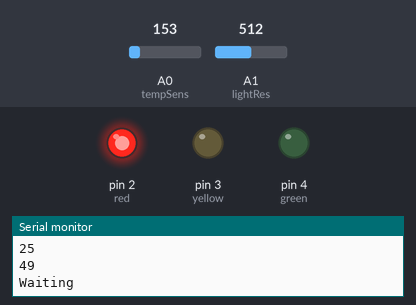
A sketch run on a simulated Arduino Uno, built with avr-gcc and run on an emulated ATmega328P. Parts: output pins drawn as LEDs (lit = HIGH), the last lines printed to the serial monitor. The test bench sets the inputs (shaded band); at power-on: A0 (tempSens) = 153, A1 (lightRes) = 512.

Above: at 1.3 s.
1.4 s: A0 (tempSens) set to 139
At 2.7 s:
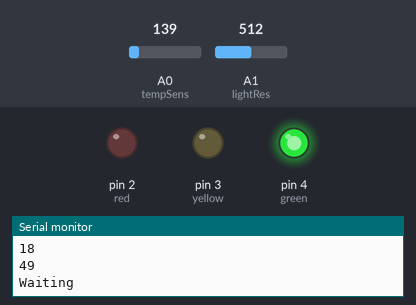
3.0 s: A1 (lightRes) set to 598
4.5 s: A1 (lightRes) set to 624
At 5.3 s:
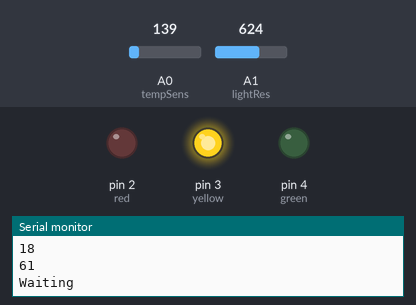
6.0 s: A1 (lightRes) set to 511
At 6.5 s:
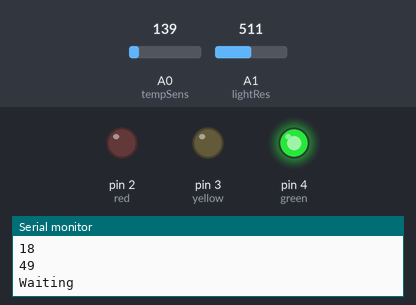
7.5 s: A1 (lightRes) set to 716
At 8.9 s:
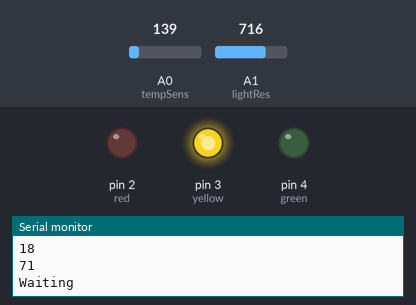
Timing chart, 0 to 10.0 s (numbered marks = the images above; inputs shaded):
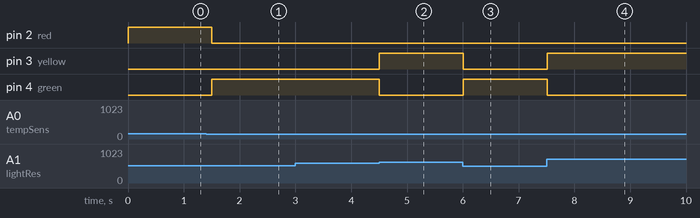

Measured:
- the behaviour switches between 145 and 144 on A0 (tempSens) (found by bisection; images 0 and 1)
- the behaviour switches between 615 and 616 on A1 (lightRes) (found by bisection; images 1 and 2)
- after the input at 1.4 s, pin 2 (red): HIGH → LOW after 0.10 s; pin 4 (green): LOW → HIGH after 0.10 s
- after the input at 4.5 s, pin 3 (yellow): LOW → HIGH at once; pin 4 (green): HIGH → LOW at once
- after the input at 6.0 s, pin 3 (yellow): HIGH → LOW at once; pin 4 (green): LOW → HIGH at once
- after the input at 7.5 s, pin 3 (yellow): LOW → HIGH at once; pin 4 (green): HIGH → LOW at once

The sketch:

task2.ino
```cpp
// (C) Lucas Holter, Cornelia Olofsson, Rizwan Rafiq, group: 18 (2024)
// Work package 2
// Exercise 2
// Submission code: 655738

#define lightRes A1
#define tempSens A0
#define green 4
#define yellow 3
#define red 2


void setup() //Setup function, this will be the first thing to happen in the program
{
  pinMode(lightRes, INPUT); //Sets pin A3 to input
  pinMode(tempSens, INPUT); //Sets pin A3 to input
  pinMode(green, OUTPUT); //Sets pin 13 to output
  pinMode(red, OUTPUT); //Sets pin 12 to output
  pinMode(yellow, OUTPUT); //Sets pin 11 ti output
  Serial.begin(9600); //Begin serial with the bandwidth of 9600
}

void loop() //Loop function, thiw is in essence a perpetual loop
{
  int temp = 0; //Initialize variable temp, this will hold temmperature reading
  int light = 0; //Initialize variable light, this will hold the light reading
  while(1){
    light = analogRead(lightRes); //Read the analog pin A4, which is the light sensor, this will give us the voltage of pin A4
  	temp = analogRead(tempSens); //Read the analog pin A3, which is the temperature sensor, this will give us the voltage of pin A3

	//Scaling factor found online
  	temp = map((temp-20)*3.04,0, 1023, -40, 125); //Mapping used found here: https://www.instructables.com/TMP36-Temperature-Sensor-Arduino-Tinkercad/
    light = map(light, 54, 974, 0, 100); //Map photoresistors lowest to highest voltage to 0-100. So lowest voltage will corespond to 0, and highest to 100

  	Serial.println(temp); //Print new, converted value of temp to serial monitor
    Serial.println(light); //Print new, converted value of light to serial monitor

	//This if statement checks if the temperature is higher than the coresponding light value should have as described in the assignment.
    if( (light == 0) && (temp >= -12)
      || (((light <= 20) && (light >= 1)) && (temp > 0))
      || (((light <= 60) && (light >= 21)) && ((temp > 20))) ) {
      	digitalWrite(red, HIGH); //If it is, turn on the red light
      	digitalWrite(green, LOW); //Turn off the green light
      	digitalWrite(yellow, LOW); //And turn of the yellow light
    }
	//This if statement checks if the temperature is lower than the coresponding light value should have as described in the assignment.
    else if((((light <= 20) && (light >= 1)) && (temp < -12))
      || (((light <= 60) && (light >= 21)) && (temp < 0))
      || (((light <= 100) && (light >= 61)) && (temp < 21) )){
    	digitalWrite(red, LOW); //Turn off the red light
      	digitalWrite(green, LOW); //Turn off the green light
      	digitalWrite(yellow, HIGH); //Turn on the yellow light
    }
	//If neither of the above is true, we are in a good range
    else{
      digitalWrite(red, LOW); //Turn off red light
      digitalWrite(green, HIGH); //Turn on green light
      digitalWrite(yellow, LOW); //Turn on yellow light
    }


    Serial.println("Waiting"); //Print "Waiting" to serial monitor
    delay(500); //Wait 500 ms


  }
}
```
